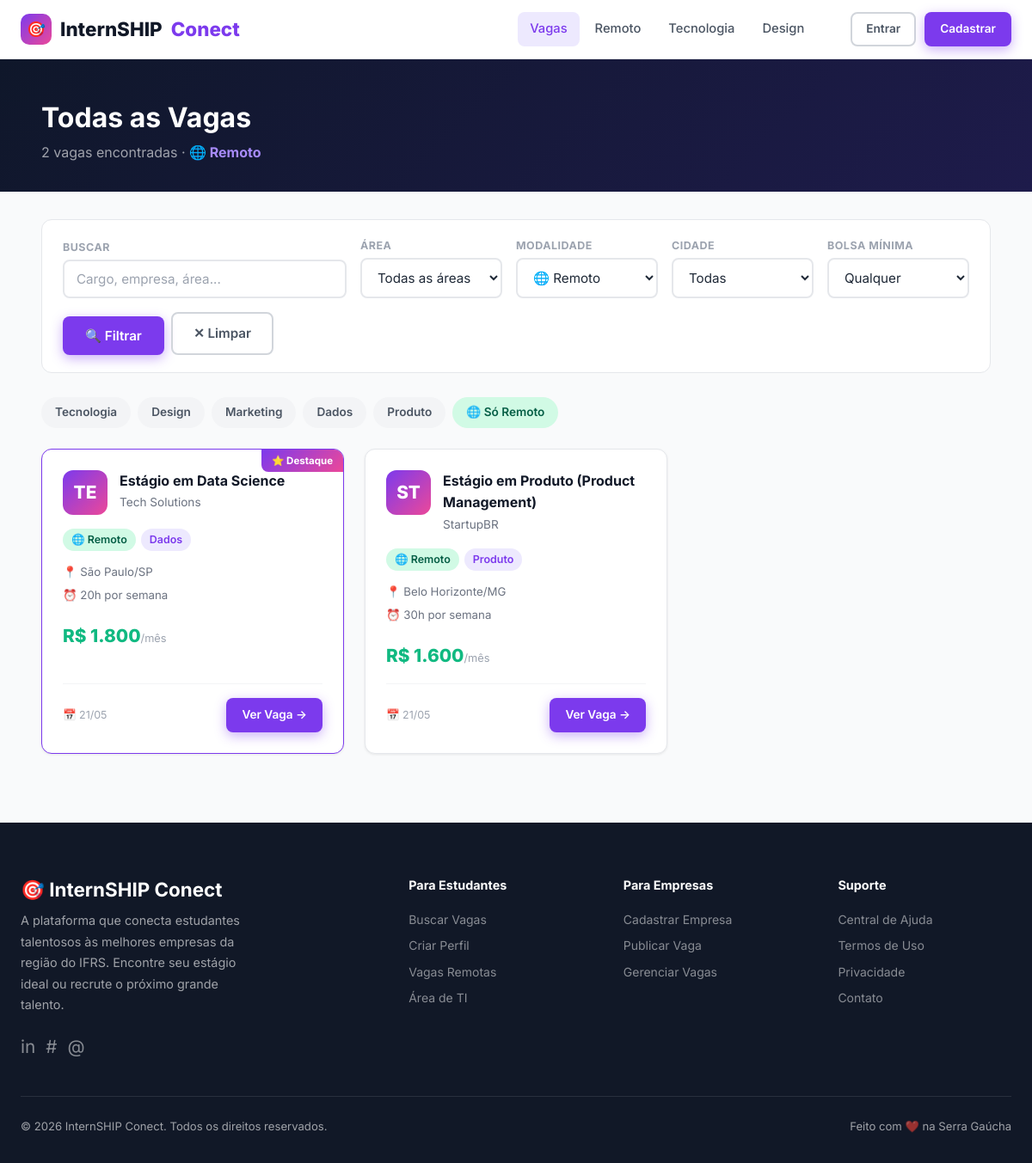
The page /vagas.php?modalidade=remoto on the database as committed earlier.
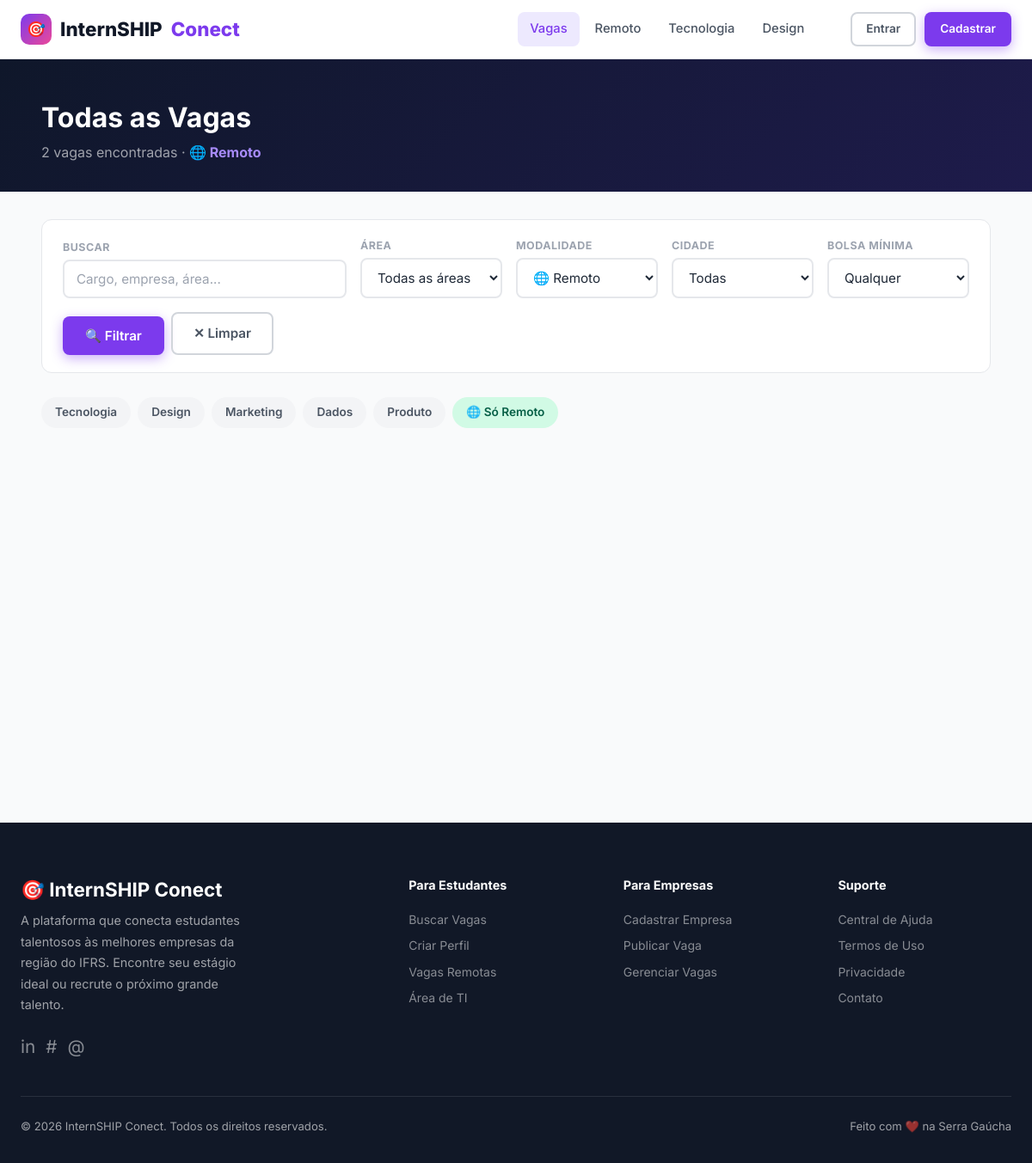
The same page on the database as committed later.
### tables this page shows
CREATE TABLE IF NOT EXISTS empresas (
    id INT AUTO_INCREMENT PRIMARY KEY,
    usuario_id INT NOT NULL UNIQUE,
    nome_empresa VARCHAR(200) NOT NULL,
    cnpj VARCHAR(20),
    descricao TEXT,
    site VARCHAR(255),
    cidade VARCHAR(100),
    estado CHAR(2),
    setor VARCHAR(100),
    logo VARCHAR(255),
    FOREIGN KEY (usuario_id) REFERENCES usuarios(id) ON DELETE CASCADE
);

CREATE TABLE IF NOT EXISTS vagas (
    id INT AUTO_INCREMENT PRIMARY KEY,
    empresa_id INT NOT NULL,
    titulo VARCHAR(200) NOT NULL,
    descricao TEXT NOT NULL,
    requisitos TEXT,
    beneficios TEXT,
    area VARCHAR(100),
    cidade VARCHAR(100),
    estado CHAR(2),
    modalidade ENUM('presencial','remoto','hibrido') DEFAULT 'presencial',
    bolsa DECIMAL(10,2),
    carga_horaria INT,
    ativa TINYINT(1) DEFAULT 1,
    destaque TINYINT(1) DEFAULT 0,
    criado_em TIMESTAMP DEFAULT CURRENT_TIMESTAMP,
    FOREIGN KEY (empresa_id) REFERENCES empresas(id) ON DELETE CASCADE
);

### vagas.php (the view, shortened to what the changed rows need)
<?php
$db = getDB();
$q          = trim($_GET['q'] ?? '');
$area       = $_GET['area'] ?? '';
$modalidade = $_GET['modalidade'] ?? '';
$page       = max(1, (int)($_GET['page'] ?? 1));
$perPage    = 12;
$where  = ['v.ativa = 1'];
$params = [];
if ($modalidade) { $where[] = 'v.modalidade = ?';  $params[] = $modalidade; }
$whereSQL = implode(' AND ', $where);
$offset   = ($page - 1) * $perPage;
$stmt = $db->prepare("
    SELECT v.*, e.nome_empresa, e.logo, e.setor
    FROM vagas v
    JOIN empresas e ON v.empresa_id = e.id
    WHERE $whereSQL
    ORDER BY v.destaque DESC, v.criado_em DESC
    LIMIT $perPage OFFSET $offset
");
$stmt->execute($params);
$vagas = $stmt->fetchAll();
function modalidadeBadge($m) {
    return match($m) { 'remoto' => 'badge-green', 'hibrido' => 'badge-blue', default => 'badge-gray' };
}
function modalidadeLabel($m) {
    return match($m) { 'remoto' => '🌐 Remoto', 'hibrido' => '🔀 Híbrido', default => '🏢 Presencial' };
}
include __DIR__ . '/includes/header.php';
?>
<div style="background:linear-gradient(135deg,#0F172A,#1E1B4B);padding:48px 24px 32px;">
  <div class="container">
    <h1 style="color:#fff;font-size:2rem;margin-bottom:8px;">
      <?= $q ? "Resultados para \"" . htmlspecialchars($q) . "\"" : "Todas as Vagas" ?>
    </h1>
  </div>
</div>
<div style="background:var(--gray-50);padding:32px 24px 80px;">
  <div class="container">
    <div style="display:flex;gap:8px;margin-bottom:24px;flex-wrap:wrap;">
      <?php foreach (['Tecnologia','Design','Marketing','Dados','Produto'] as $tag): ?>
        <a href="?area=<?= urlencode($tag) ?>" class="badge badge-<?= $area === $tag ? 'purple' : 'gray' ?>" style="padding:7px 16px;font-size:.85rem;cursor:pointer;text-decoration:none;">
          <?= $tag ?>
        </a>
      <?php endforeach; ?>
      <a href="?modalidade=remoto" class="badge badge-<?= $modalidade === 'remoto' ? 'green' : 'gray' ?>" style="padding:7px 16px;font-size:.85rem;cursor:pointer;text-decoration:none;">
        🌐 Só Remoto
      </a>
    </div>
    <?php if (empty($vagas)): ?>
      <div class="empty-state">
        <div class="empty-icon">🔍</div>
        <h3>Nenhuma vaga encontrada</h3>
        <p>Tente mudar os filtros ou <a href="/teste/vagas.php">ver todas as vagas</a></p>
      </div>
    <?php else: ?>
      <div class="jobs-grid">
        <?php foreach ($vagas as $v): ?>
        <div class="job-card <?= $v['destaque'] ? 'destaque' : '' ?>">
          <div class="job-card-header">
            <div class="company-logo">
              <?php if ($v['logo']): ?>
                <img src="<?= htmlspecialchars($v['logo']) ?>" alt="">
              <?php else: ?>
                <?= mb_strtoupper(mb_substr($v['nome_empresa'], 0, 2)) ?>
              <?php endif; ?>
            </div>
            <div>
              <div class="job-card-title"><?= htmlspecialchars($v['titulo']) ?></div>
              <div class="job-card-company"><?= htmlspecialchars($v['nome_empresa']) ?></div>
            </div>
          </div>
          <div class="job-card-pills">
            <span class="badge <?= modalidadeBadge($v['modalidade']) ?>"><?= modalidadeLabel($v['modalidade']) ?></span>
            <?php if ($v['area']): ?>
              <span class="badge badge-purple"><?= htmlspecialchars($v['area']) ?></span>
            <?php endif; ?>
          </div>
          <div class="job-card-infos">
            <div class="job-card-info">📍 <?= htmlspecialchars($v['cidade']) ?>/<?= $v['estado'] ?></div>
            <?php if ($v['carga_horaria']): ?>
              <div class="job-card-info">⏰ <?= $v['carga_horaria'] ?>h por semana</div>
            <?php endif; ?>
          </div>
          <?php if ($v['bolsa']): ?>
            <div class="job-card-bolsa">R$ <?= number_format($v['bolsa'], 0, ',', '.') ?><span style="font-size:.8rem;font-weight:400;color:var(--gray-400)">/mês</span></div>
          <?php endif; ?>
          <div class="job-card-footer">
            <span class="job-card-date">📅 <?= date('d/m', strtotime($v['criado_em'])) ?></span>
            <a href="/teste/vaga.php?id=<?= $v['id'] ?>" class="btn btn-primary btn-sm">Ver Vaga →</a>
          </div>
        </div>
        <?php endforeach; ?>
      </div>
    <?php endif; ?>
  </div>
</div>
<?php include __DIR__ . '/includes/footer.php'; ?>

Rows that differ between the two databases and show on the page:
no longer on one of the page's lists (row edited): vagas: empresa.nome_empresa "TE", titulo "Estágio em Data Science", empresa.nome_empresa "Tech Solutions", modalidade "🌐 Remoto", area "Dados", cidade "São Paulo", estado "SP", carga_horaria "20", bolsa "1.800", criado_em "21/05"
no longer on this page (row edited): vagas: empresa.nome_empresa "ST", titulo "Estágio em Produto (Product Management)", empresa.nome_empresa "StartupBR", modalidade "🌐 Remoto", area "Produto", cidade "Belo Horizonte", estado "MG", carga_horaria "30", bolsa "1.600", criado_em "21/05", destaque 0 (drawn)
